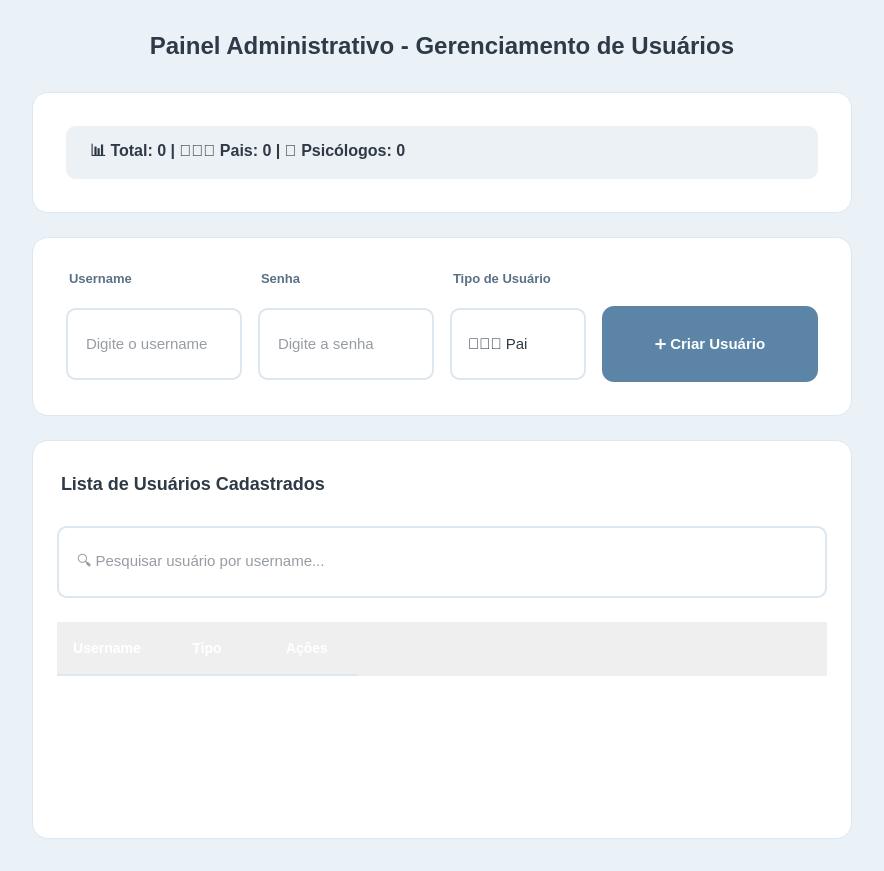
<?xml version="1.0" encoding="UTF-8"?>
<ui version="4.0">
 <class>AdminScreen</class>
 <widget class="QWidget" name="AdminScreen">
  <property name="styleSheet">
   <string notr="true">#AdminScreen { 
     background-color: #EAF2F8;
     font-family: 'Segoe UI', 'Nunito Sans', -apple-system, BlinkMacSystemFont, sans-serif;
   }</string>
  </property>
  <layout class="QVBoxLayout" name="verticalLayout">
   <property name="spacing"><number>24</number></property>
   <property name="leftMargin"><number>32</number></property>
   <property name="topMargin"><number>32</number></property>
   <property name="rightMargin"><number>32</number></property>
   <property name="bottomMargin"><number>32</number></property>

   <!-- Título Principal -->
   <item>
    <widget class="QLabel" name="labelTitulo">
     <property name="text">
      <string>&lt;b&gt;Painel Administrativo - Gerenciamento de Usuários&lt;/b&gt;</string>
     </property>
     <property name="styleSheet">
      <string notr="true">QLabel {
        font-size: 24px;
        color: #2E3A46;
        margin-bottom: 8px;
        padding: 0px;
      }</string>
     </property>
     <property name="alignment">
      <set>Qt::AlignCenter</set>
     </property>
    </widget>
   </item>

   <!-- Card de Estatísticas -->
   <item>
    <widget class="QFrame" name="frameStats">
     <property name="styleSheet">
      <string notr="true">#frameStats {
        background: #FFFFFF;
        border-radius: 16px;
        border: 1px solid #DCE7F0;
        padding: 24px;
      }</string>
     </property>
     <layout class="QHBoxLayout" name="layoutStats">
      <property name="spacing"><number>16</number></property>
      <item>
       <widget class="QLabel" name="labelInfo">
        <property name="text">
         <string>&lt;b&gt;📊 Total: 0 | 👨‍👩‍👧 Pais: 0 | 🧠 Psicólogos: 0&lt;/b&gt;</string>
        </property>
        <property name="styleSheet">
         <string notr="true">QLabel { 
           font-size: 16px; 
           color: #2E3A46; 
           padding: 12px 20px;
           background: rgba(91, 132, 166, 0.12);
           border-radius: 10px;
         }</string>
        </property>
       </widget>
      </item>
     </layout>
    </widget>
   </item>

   <!-- Frame Criar Usuário -->
   <item>
    <widget class="QFrame" name="frameCriarUsuario">
     <property name="styleSheet">
      <string notr="true">#frameCriarUsuario {
        background: #FFFFFF;
        border-radius: 16px;
        border: 1px solid #DCE7F0;
        padding: 24px;
      }</string>
     </property>
     <layout class="QGridLayout" name="gridLayoutCriar">
      <property name="spacing"><number>16</number></property>
      <item row="0" column="0">
       <widget class="QLabel" name="labelUsername">
        <property name="text"><string>&lt;b&gt;Username&lt;/b&gt;</string></property>
        <property name="styleSheet"><string notr="true">QLabel { color: #5A7085; font-size: 13px; margin-bottom: 4px; }</string></property>
       </widget>
      </item>
      <item row="0" column="1">
       <widget class="QLabel" name="labelSenha">
        <property name="text"><string>&lt;b&gt;Senha&lt;/b&gt;</string></property>
        <property name="styleSheet"><string notr="true">QLabel { color: #5A7085; font-size: 13px; margin-bottom: 4px; }</string></property>
       </widget>
      </item>
      <item row="0" column="2">
       <widget class="QLabel" name="labelTipo">
        <property name="text"><string>&lt;b&gt;Tipo de Usuário&lt;/b&gt;</string></property>
        <property name="styleSheet"><string notr="true">QLabel { color: #5A7085; font-size: 13px; margin-bottom: 4px; }</string></property>
       </widget>
      </item>
      
      <item row="1" column="0">
       <widget class="QLineEdit" name="inputUsername">
        <property name="placeholderText"><string>Digite o username</string></property>
        <property name="styleSheet">
         <string notr="true">QLineEdit {
           border: 2px solid #DCE7F0;
           border-radius: 10px;
           padding: 12px 16px;
           background-color: #FFFFFF;
           color: #2E3A46;
           font-size: 15px;
           min-height: 44px;
         }
         QLineEdit:focus { 
           border: 2px solid #5B84A6; 
           background-color: #FFFFFF;
         }
         QLineEdit::placeholder { color: #A9BAC7; }</string>
        </property>
       </widget>
      </item>
      <item row="1" column="1">
       <widget class="QLineEdit" name="inputSenha">
        <property name="placeholderText"><string>Digite a senha</string></property>
        <property name="styleSheet">
         <string notr="true">QLineEdit {
           border: 2px solid #DCE7F0;
           border-radius: 10px;
           padding: 12px 16px;
           background-color: #FFFFFF;
           color: #2E3A46;
           font-size: 15px;
           min-height: 44px;
         }
         QLineEdit:focus { 
           border: 2px solid #5B84A6; 
           background-color: #FFFFFF;
         }
         QLineEdit::placeholder { color: #A9BAC7; }</string>
        </property>
       </widget>
      </item>
      <item row="1" column="2">
       <widget class="QComboBox" name="comboTipo">
        <property name="styleSheet">
         <string notr="true">QComboBox {
           padding: 12px 16px;
           border-radius: 10px;
           border: 2px solid #DCE7F0;
           background-color: #FFFFFF;
           color: #2E3A46;
           font-size: 15px;
           min-height: 44px;
         }
         QComboBox:focus { 
           border: 2px solid #5B84A6; 
           background-color: #FFFFFF;
         }
         QComboBox::drop-down { border: none; width: 20px; }
         QComboBox::down-arrow {
           image: none;
           border-left: 5px solid transparent;
           border-right: 5px solid transparent;
           border-top: 8px solid #5A7085;
         }
         QComboBox QAbstractItemView {
           border: 1px solid #DCE7F0;
           border-radius: 8px;
           background-color: white;
           selection-background-color: #E4EEF5;
           color: #2E3A46;
         }</string>
        </property>
        <item><property name="text"><string>👨‍👩‍👧 Pai</string></property></item>
        <item><property name="text"><string>🧠 Psicólogo</string></property></item>
       </widget>
      </item>
      
      <item row="1" column="3" alignment="Qt::AlignRight">
       <widget class="QPushButton" name="btnCriarUsuario">
        <property name="text"><string>➕ Criar Usuário</string></property>
        <property name="styleSheet">
         <string notr="true">QPushButton {
           background-color: #5B84A6;
           color: white;
           border: none;
           border-radius: 12px;
           padding: 14px 28px;
           font-weight: 600;
           font-size: 15px;
           min-width: 160px;
           min-height: 48px;
         }
         QPushButton:hover { 
           background-color: #4C7191;
         }
         QPushButton:pressed { 
           background-color: #3E5E79;
         }</string>
        </property>
       </widget>
      </item>
     </layout>
    </widget>
   </item>

   <!-- Frame da Tabela (EXPANSÍVEL) -->
   <item>
    <widget class="QFrame" name="frameTabela">
     <property name="sizePolicy">
      <sizepolicy hsizetype="Expanding" vsizetype="Expanding">
       <horstretch>0</horstretch>
       <verstretch>1</verstretch>
      </sizepolicy>
     </property>
     <property name="styleSheet">
      <string notr="true">#frameTabela {
        background: #FFFFFF;
        border-radius: 16px;
        border: 1px solid #DCE7F0;
      }</string>
     </property>
     <layout class="QVBoxLayout" name="layoutTabela">
      <property name="spacing"><number>12</number></property>
      <property name="leftMargin"><number>24</number></property>
      <property name="topMargin"><number>24</number></property>
      <property name="rightMargin"><number>24</number></property>
      <property name="bottomMargin"><number>24</number></property>
      <item>
       <widget class="QLabel" name="labelTabela">
        <property name="text"><string>&lt;b&gt;Lista de Usuários Cadastrados&lt;/b&gt;</string></property>
        <property name="styleSheet"><string notr="true">QLabel { 
          font-size: 18px; 
          color: #2E3A46; 
          padding: 8px 0px;
          margin-bottom: 12px;
        }</string></property>
       </widget>
      </item>
      <item>
       <widget class="QLineEdit" name="inputBusca">
        <property name="placeholderText"><string>🔍 Pesquisar usuário por username...</string></property>
        <property name="styleSheet">
         <string notr="true">QLineEdit {
           border: 2px solid #DCE7F0;
           border-radius: 10px;
           padding: 12px 16px;
           background-color: #FFFFFF;
           color: #2E3A46;
           font-size: 15px;
           min-height: 44px;
           margin-bottom: 12px;
         }
         QLineEdit:focus { 
           border: 2px solid #5B84A6; 
           background-color: #FFFFFF;
         }
         QLineEdit::placeholder { color: #A9BAC7; }</string>
        </property>
       </widget>
      </item>
      <item>
       <widget class="QTableWidget" name="tabelaUsuarios">
        <property name="sizePolicy">
         <sizepolicy hsizetype="Expanding" vsizetype="Expanding">
          <horstretch>0</horstretch>
          <verstretch>1</verstretch>
         </sizepolicy>
        </property>
        <property name="verticalScrollBarPolicy"><enum>Qt::ScrollBarAlwaysOff</enum></property>
        <property name="horizontalScrollBarPolicy"><enum>Qt::ScrollBarAsNeeded</enum></property>
        <property name="alternatingRowColors"><bool>true</bool></property>
        <property name="styleSheet">
         <string notr="true">QTableWidget {
           background: transparent;
           gridline-color: #E4EEF5;
           font-size: 14px;
           border: none;
           selection-background-color: #FFFFFF;
         }
         QTableWidget::item {
           padding: 12px;
           border-bottom: 1px solid #E4EEF5;
         }
         QTableWidget::item:selected {
           background-color: #DCE7F0;
           color: #FFFFFF;
         }
         QHeaderView::section {
           background: qlineargradient(x1:0, y1:0, x2:1, y2:0,
           stop:0 #5B84A6, stop:1 #3E5E79);
           padding: 16px 12px;
           border: none;
           font-weight: 600;
           font-size: 14px;
           color: #FFFFFF;
           border-bottom: 2px solid #DCE7F0;
         }
         QHeaderView::section:hover {
           background: qlineargradient(x1:0, y1:0, x2:1, y2:0,
           stop:0 #4C7191, stop:1 #5B84A6);
         }
         QTableCornerButton::section {
           background: #3E5E79;
           border: none;
         }</string>
        </property>
        <column><property name="text"><string>Username</string></property></column>
        <column><property name="text"><string>Tipo</string></property></column>
        <column><property name="text"><string>Ações</string></property></column>
       </widget>
      </item>
     </layout>
    </widget>
   </item>
  </layout>
 </widget>
 <resources/>
 <connections/>
</ui>
